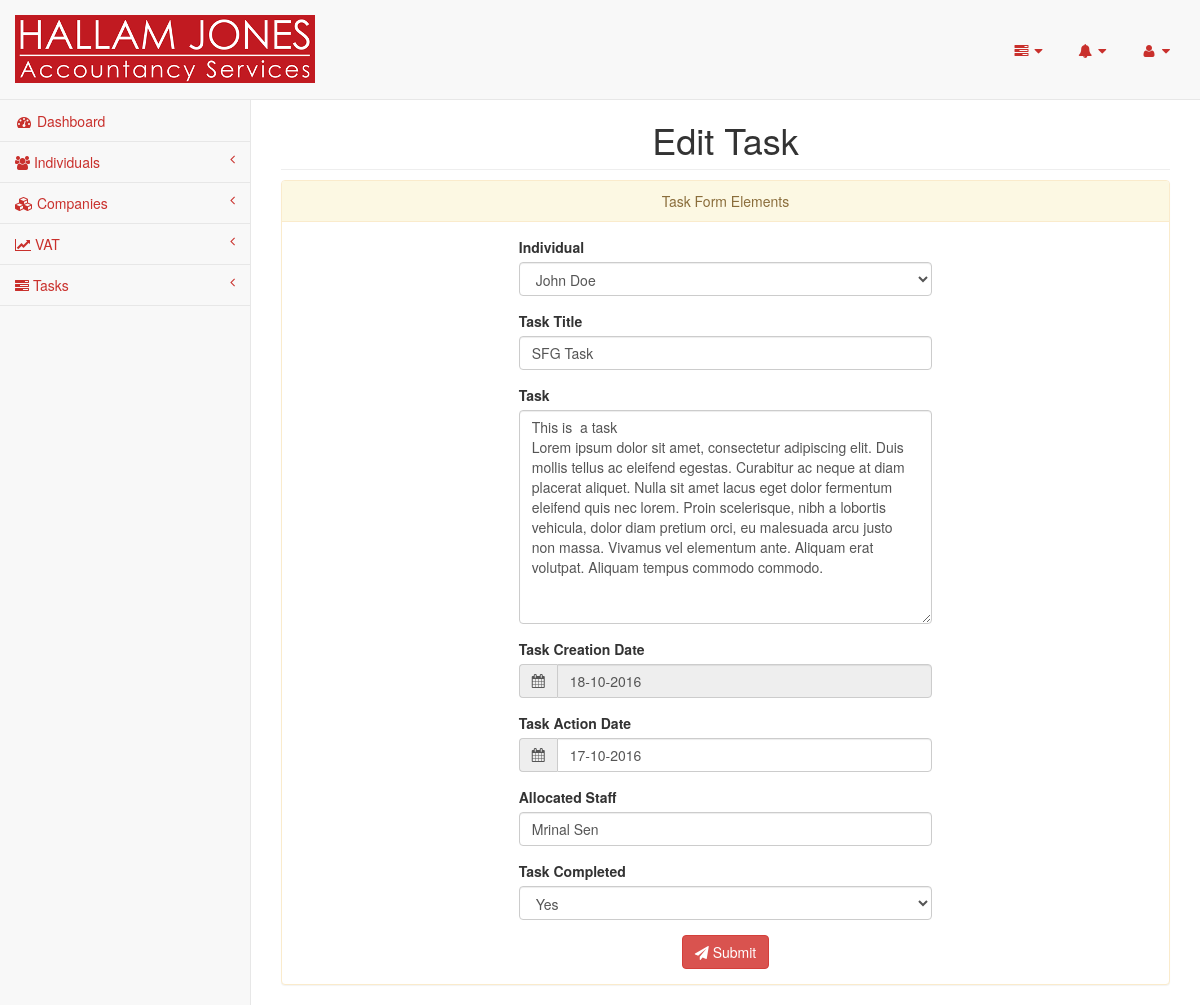
Screenshot of /pages/edit-task.php?id=1 (signed in) with the database file from the repository.
### tables this page shows
CREATE TABLE `tasks` (
  `id` int(11) NOT NULL,
  `individual_id` int(11) DEFAULT NULL,
  `company_id` int(11) DEFAULT NULL,
  `task_title` varchar(250) NOT NULL,
  `task` text NOT NULL,
  `task_action_date` date NOT NULL,
  `allocated_staff` varchar(200) NOT NULL,
  `task_creation_date` date NOT NULL,
  `is_task_completed` enum('Yes','No') NOT NULL DEFAULT 'No'
);

### pages/dbconnection.php (called while the page is built, shortened)
<?php
class Dbconnection{
	protected $db_name = "hallam";
	protected $db_user = "root";
	protected $db_pass = "";
	protected $db_host = "localhost";
	public function connect(){
		$this->db_conn = mysqli_connect($this->db_host, $this->db_user, $this->db_pass, $this->db_name);
		return true;
	}
}
$db=new Dbconnection();
?>

### pages/edit-task.php (the view, shortened to what this page needs)
<?php
require_once('header.php');
require_once('sidebar.php');
$task_id = $_REQUEST['id'];
$resultTask = mysqli_query($db->db_conn, "SELECT * FROM tasks WHERE id = " . $task_id);
$resultIndividual = mysqli_query($db->db_conn, "SELECT * FROM individuals ORDER BY firstname, surname");
?>
        <div id="page-wrapper">
            <div class="row">
                <div class="col-lg-12">
                    <h1 class="page-header text-center">Edit Task</h1>
                </div>
            </div>
            <form role="form" id="editTaskForm">
                <div class="row">
                    <div class="col-lg-12">
                        <div class="panel panel-warning">
                            <div class="panel-heading text-center">
                                Task Form Elements
                            </div>
                            <div class="panel-body">
                                <div class="row">
                                    <div class="col-lg-6 col-lg-offset-3">
                                        <?php
                                        while($rowTask = $resultTask->fetch_assoc()){
                                            if($rowTask['individual_id'] != ""){
                                            ?>
                                                <div class="form-group">
                                                    <label>Individual</label>
                                                    <select  class="form-control" id="individualId" name="individual_id" required>
                                                    <?php
                                                    if($resultIndividual->num_rows > 0){
                                                        while($rowIndividual = $resultIndividual->fetch_array()){
                                                            echo '<option value="'.$rowIndividual["id"].'" '.(( $rowIndividual["id"] == $rowTask['individual_id'])? 'selected="selected"' : "").'>'.$rowIndividual["firstname"].' '. $rowIndividual["surname"].'</option>';
                                                        }
                                                    }else{
                                                        echo '<option value="">No Individual Available</option>';
                                                    }
                                                    ?>
                                                    </select>
                                                </div>
                                            <?php
                                            }
                                            ?>
                                            <div class="form-group">
                                                <label>Task Title</label>
                                                <input type="text" class="form-control" name="task_title" value="<?php echo $rowTask['task_title']; ?>" required>
                                            </div>
                                            <div class="form-group">
                                                <label>Task</label>
                                                <textarea class="form-control" name="task" rows="10"><?php echo $rowTask['task']; ?></textarea>
                                            </div>
                                            <fieldset disabled="">
                                                <label>Task Creation Date</label>
                                                <div class="form-group input-group">
                                                    <span class="input-group-addon"><i class="fa fa-calendar"></i></span>
                                                    <input type="text" class="form-control" name="task_creation_date" value="<?php echo date('d-m-Y', strtotime($rowTask['task_creation_date'])); ?>">
                                                </div>
                                            </fieldset>
                                            <label>Task Action Date</label>
                                            <div class="form-group input-group">
                                                <span class="input-group-addon"><i class="fa fa-calendar"></i>
                                                </span>
                                                <input type="text" id="taskCompletionDate" class="form-control" name="task_action_date" value="<?php echo date('d-m-Y', strtotime($rowTask['task_action_date'])); ?>" required>
                                            </div>
                                            <div class="form-group">
                                                <label>Allocated Staff</label>
                                                <input type="text" class="form-control" name="allocated_staff" value="<?php echo $rowTask['allocated_staff']; ?>" required>
                                            </div>
                                            <div class="form-group">
                                                <label>Task Completed</label>
                                                <select class="form-control" name="is_task_completed" required>
                                                    <option <?php echo (($rowTask['is_task_completed'] == "Yes") ? 'selected="selected"' : "");?>>Yes</option>
                                                </select>
                                            </div>
                                            <div class="col-lg-12 text-center">
                                                <button type="submit" id="editTaskSubmitButton" class="btn btn-danger"><i class="fa fa-send"></i> Submit</button>
                                            </div>
                                        <?php
                                        }
                                        ?>
                                    </div>
                                </div>
                            </div>
                        </div>
                    </div>
                </div>
            </form>
        </div>
<?php require_once('footer.php');?>

### rows the page displays
tasks: individual_id "John Doe", task_title "SFG Task", task "This is a task Lorem ipsum dolor sit amet, consectetur adipiscing elit. Duis mollis tellus ac eleifend egestas. Curabitur ac neque at diam placerat aliquet. Nulla sit amet lacus eget dolor fermentum eleifend quis nec lorem. Proin scelerisque, nibh a lobortis vehicula, dolor diam pretium orci, eu malesuada arcu justo non massa. Vivamus vel elementum ante. Aliquam erat volutpat. Aliquam tempus commodo commodo.", task_creation_date "18-10-2016", task_action_date "17-10-2016", allocated_staff "Mrinal Sen", is_task_completed "Yes"
